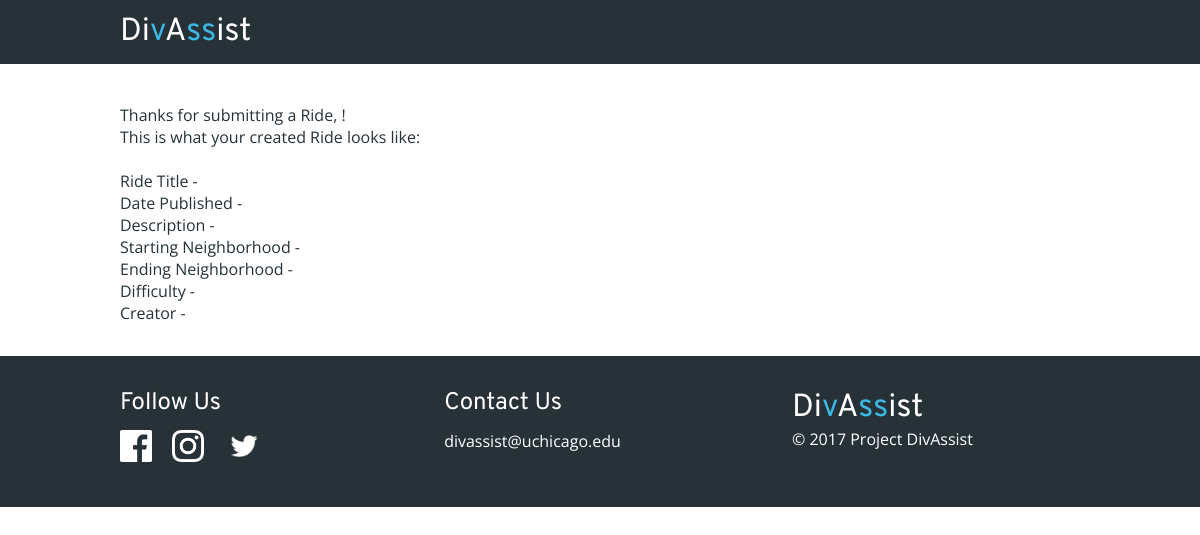
Page /rides/ride_created/ on the earlier database version.
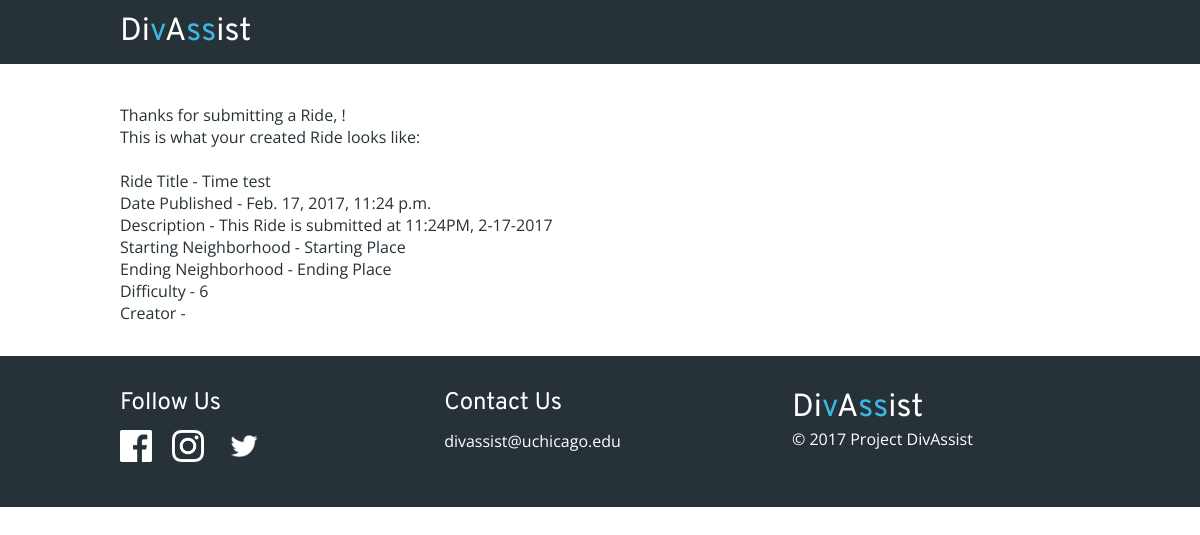
Same page on the later database version.
### divassist_web/models.py (models this page shows, shortened)
class Ride(models.Model):
    title_text = models.CharField(max_length=200)
    pub_date = models.DateTimeField('date published')
    desc_text = models.CharField('description', max_length=2000)
    s_neighborhood = models.CharField('start neighborhood', max_length=200)
    e_neighborhood = models.CharField('end neighborhood', max_length=200)
    difficulty = models.IntegerField()
    owner = models.ForeignKey(UserProfile)

### divassist_web/views.py (the view)
# urls.py: url(r'^rides/ride_created/$', ride_created),
def ride_created(request):
    return render(request, 'divassist_web/rides/ride_created.html', {
        'user': request.user,
        'ride': Ride.objects.last()
    })

### divassist_web/templates/divassist_web/rides/ride_created.html (shortened to what this page needs)
{% extends "base.html" %}
{% block content %}
    <p>Thanks for submitting a Ride, {{ user.username }}!</p>
    <p>This is what your created Ride looks like:</p>
    <br>
    <p>Ride Title - {{ ride.title_text }}</p>
    <p>Date Published - {{ ride.pub_date }}</p>
    <p>Description - {{ ride.desc_text }}</p>
    <p>Starting Neighborhood - {{ ride.s_neighborhood }}</p>
    <p>Ending Neighborhood - {{ ride.e_neighborhood }}</p>
    <p>Difficulty - {{ ride.difficulty }}</p>
    <p>Creator - {{ ride.owner.username }}</p>
{% endblock %}

Differences in the rows shown:
added Ride: title_text "Time test", pub_date "Feb. 17, 2017, 11:24 p.m.", desc_text "This Ride is submitted at 11:24PM, 2-17-2017", s_neighborhood "Starting Place", e_neighborhood "Ending Place", difficulty "6"
